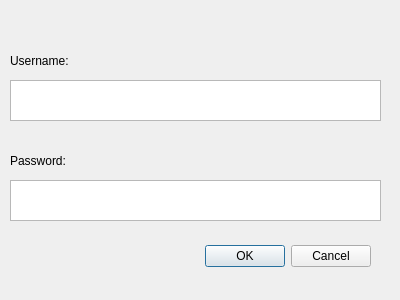
<?xml version="1.0" encoding="UTF-8"?>
<ui version="4.0">
 <class>UserDialog</class>
 <widget class="QDialog" name="UserDialog">
  <property name="windowModality">
   <enum>Qt::NonModal</enum>
  </property>
  <property name="geometry">
   <rect>
    <x>0</x>
    <y>0</y>
    <width>400</width>
    <height>300</height>
   </rect>
  </property>
  <property name="windowTitle">
   <string>Register</string>
  </property>
  <property name="modal">
   <bool>true</bool>
  </property>
  <widget class="QDialogButtonBox" name="buttonBox">
   <property name="geometry">
    <rect>
     <x>30</x>
     <y>240</y>
     <width>341</width>
     <height>32</height>
    </rect>
   </property>
   <property name="orientation">
    <enum>Qt::Horizontal</enum>
   </property>
   <property name="standardButtons">
    <set>QDialogButtonBox::Cancel|QDialogButtonBox::Ok</set>
   </property>
  </widget>
  <widget class="QLabel" name="label_username">
   <property name="geometry">
    <rect>
     <x>10</x>
     <y>50</y>
     <width>91</width>
     <height>21</height>
    </rect>
   </property>
   <property name="text">
    <string>Username:</string>
   </property>
  </widget>
  <widget class="QLabel" name="label_password">
   <property name="geometry">
    <rect>
     <x>10</x>
     <y>150</y>
     <width>91</width>
     <height>21</height>
    </rect>
   </property>
   <property name="text">
    <string>Password:</string>
   </property>
  </widget>
  <widget class="QPlainTextEdit" name="text_username">
   <property name="geometry">
    <rect>
     <x>10</x>
     <y>80</y>
     <width>371</width>
     <height>41</height>
    </rect>
   </property>
  </widget>
  <widget class="QPlainTextEdit" name="text_password">
   <property name="geometry">
    <rect>
     <x>10</x>
     <y>180</y>
     <width>371</width>
     <height>41</height>
    </rect>
   </property>
  </widget>
 </widget>
 <resources/>
 <connections>
  <connection>
   <sender>buttonBox</sender>
   <signal>accepted()</signal>
   <receiver>UserDialog</receiver>
   <slot>accept()</slot>
   <hints>
    <hint type="sourcelabel">
     <x>248</x>
     <y>254</y>
    </hint>
    <hint type="destinationlabel">
     <x>157</x>
     <y>274</y>
    </hint>
   </hints>
  </connection>
  <connection>
   <sender>buttonBox</sender>
   <signal>rejected()</signal>
   <receiver>UserDialog</receiver>
   <slot>reject()</slot>
   <hints>
    <hint type="sourcelabel">
     <x>316</x>
     <y>260</y>
    </hint>
    <hint type="destinationlabel">
     <x>286</x>
     <y>274</y>
    </hint>
   </hints>
  </connection>
 </connections>
</ui>
